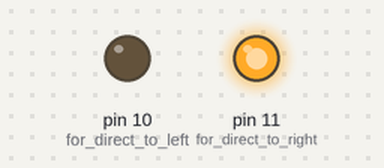
Simulated run of this sketch. Board: Arduino Uno, built with avr-gcc and run on an emulated ATmega328P. Parts: output pins drawn as LEDs (lit = HIGH).

Above: at 1.5 s.
At 4.5 s:
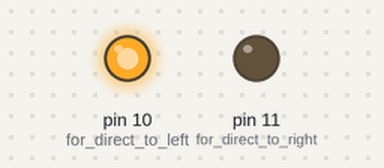
Timing chart, 0 to 7.8 s (numbered marks = the images above):
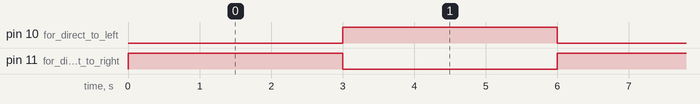

The sketch:

sketch_mar05a.ino
```cpp
void setup() {
  pinMode(11,OUTPUT); //for direct to right
  pinMode(10,OUTPUT); //for direct to left
}

void loop() {
  digitalWrite(11,HIGH);
  digitalWrite(10,LOW);
  delay(3000);
  digitalWrite(10,HIGH);
   digitalWrite(11,LOW);
  delay(3000);

}
```

Measured:
- by itself, pin 10 (for_direct_to_left), pin 11 (for_direct_to_right): alternates HIGH for 3.0 s and LOW for 3.0 s
